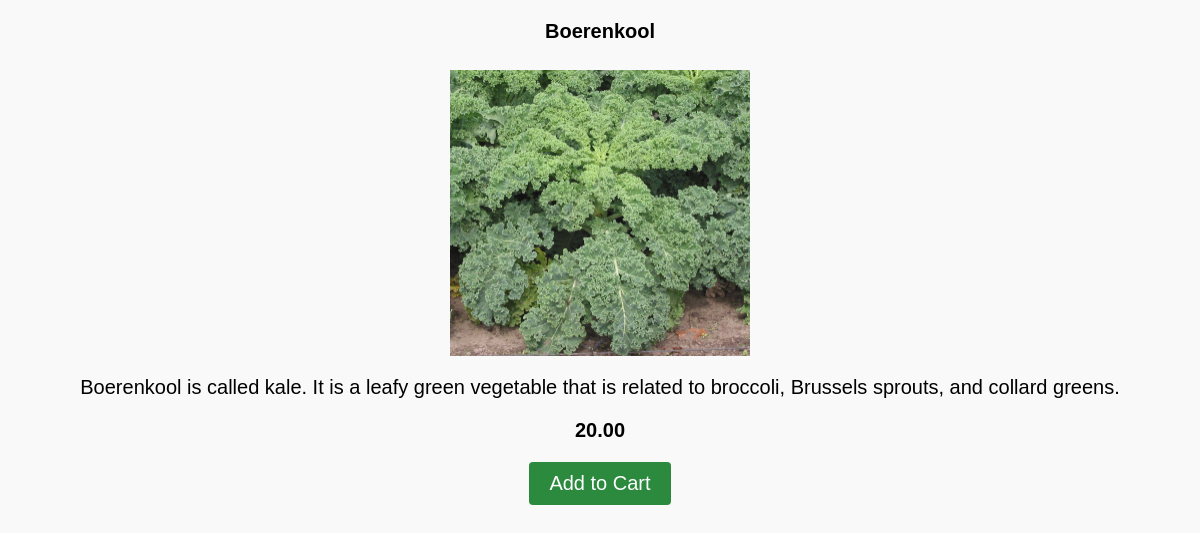
Before: /inventory/products/1/ with the older database file.
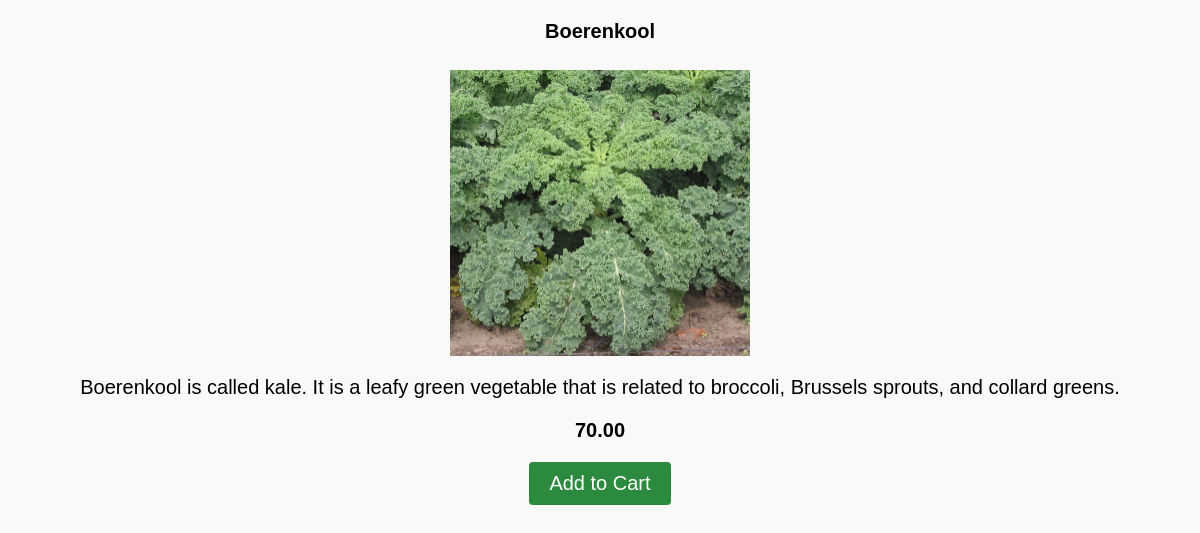
After: the same page with the newer database file.
### inventory/models.py (models this page shows)
class Product (models.Model):
    name = models.CharField(max_length=32)
    price = models.DecimalField(max_digits=8, decimal_places=2)
    description = models.TextField()
    image = models.ImageField()
    date_created = models.DateTimeField(auto_now_add = True)
    date_appdated = models.DateTimeField(auto_now = True)
    stock = models.PositiveIntegerField()
    Vendor = models.ForeignKey(Vendor, null=True, on_delete=models.CASCADE)

### inventory/views.py (the view)
# urls.py: path("products/<int:id>/", product_detail_view, name="product_detail_view"),
def product_detail_view(request,id):
    product = Product.objects.get(id = id)
    return render(request,"inventory/product_details.html",{"product":product})

### templates/inventory/product_details.html (shortened to what this page needs)
<!DOCTYPE html>
<html lang="en">
<head>
</head>
<body>
    <h4>{{ product.name }}</h4>
    <img src="{{ product.image.url }}" alt="{{ product.name }} Image">
    <p>{{ product.description }}</p>
    <span>{{ product.price }}</span>
    <a href="{% url 'cart_list_view' %}"><button>Add to Cart</button></a>
</body>
</html>

Changed rows visible on the page:
changed Product "Boerenkool": price "20.00" → "70.00"
